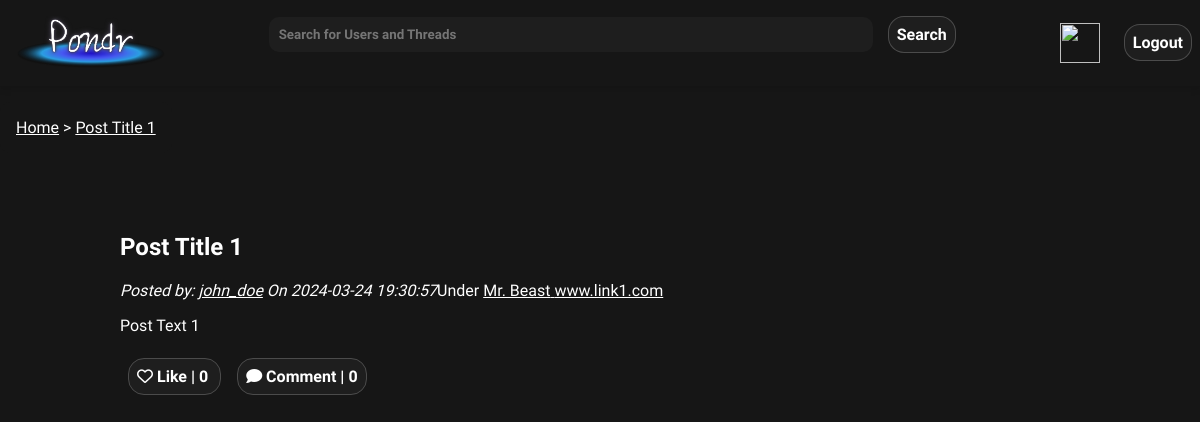
The app's page /pages/thread.php?postId=1 (signed in) with its own data.
### tables this page shows
CREATE TABLE posts (
    postId INT AUTO_INCREMENT,
    userId INT NOT NULL, 
    postDate DATETIME NOT NULL,  
    title VARCHAR(255) NOT NULL,
    text VARCHAR(3000) NOT NULL,  
    img VARCHAR(255),
    link VARCHAR(255),
    catId INT,
    likes INT NOT NULL DEFAULT 0,
    comment INT NOT NULL DEFAULT 0,
    PRIMARY KEY(postId,userId),
    FOREIGN KEY(userId) REFERENCES users(userId)
        ON DELETE CASCADE,
    FOREIGN KEY(catId) REFERENCES categories(catId)
        ON DELETE CASCADE
    
);

CREATE TABLE users (
    userId INT AUTO_INCREMENT,
    utype BIT(1) NOT NULL,  
    fName VARCHAR(255) NOT NULL,
    lName VARCHAR(255) NOT NULL,
    uName VARCHAR(255) NOT NULL UNIQUE,
    email VARCHAR(255) NOT NULL UNIQUE,
    pass VARCHAR(255) NOT NULL,
    bio VARCHAR(1000) NOT NULL,  
    pfp VARCHAR(255),
    recoveryKey VARCHAR(255) NOT NULL,
    PRIMARY KEY(userId)
);

CREATE TABLE categories (
    catId INT AUTO_INCREMENT,
    userId INT NOT NULL,
    name VARCHAR(255) NOT NULL,
    description VARCHAR(255),
    count INT NOT NULL DEFAULT 0,  
    PRIMARY KEY(catId),
    FOREIGN KEY(userId) REFERENCES users(userId)
        ON DELETE CASCADE
);

### public/pages/thread.php (the view, shortened to what this page needs)
<?php
if (isset ($_GET['postId'])) {
    $postId = $_GET['postId'];
} else {
    exit (header("Location: ../index.php"));
}
?>
<!DOCTYPE html>
<html lang="en">
    <head>
        <link rel="stylesheet" href="../css/styles.css">
        <link rel="stylesheet" href="../css/threads.css">
    </head>
    <body>
        <?php require_once '../scripts/header.php'; ?>
        <?php require_once '../scripts/breadcrumbs.php'; ?>
        <main class="column-container margin-down">
            <div class="thread-container">
                <?php
                 $sql = "SELECT p.postId, p.userId, p.postDate, p.title, p.text, p.img, u.uName AS userName, c.name, c.catId, p.link FROM posts p JOIN users u ON p.userId = u.userId LEFT OUTER JOIN categories c ON p.catId=c.catId WHERE p.postId = ?";
                $prstmt = $conn->prepare($sql);
                $prstmt->bind_param("i", $postId);
                $prstmt->execute();
                $prstmt->bind_result($postId, $userId, $postDate, $postTitle, $postText, $postImg, $userName, $category, $catId,$link);
                if ($prstmt->fetch()) {
                    echo "<article>";
                    echo "<h1> $postTitle </h1>";
                    echo "<i>Posted by: <a href=\"./profile.php?uName=$userName\">$userName</a> On <time>$postDate</time></i>";
                    echo "Under <a href=\"./discussion.php?catId=$catId\">$category</a>";
                    echo "<a href=\"$link\" target=\"_blank\"> $link </a>";
                    echo "<p> $postText </p>";
                    echo " </article>";
                } else {
                    $pageTitle = 'Post';
                    require_once '../scripts/header.php';
                    echo "Post Does Not Exist";
                }
                ?>
                <div id="icon-buttons">
                    <a href="" class="link-button" id="like-button"><i class="fa-regular fa-heart"></i> Like | <span
                            id="like-count"> 0 </span></a>
                    <a href="" class="link-button" id="add-comment" ><i class="fa-solid fa-comment" ></i> Comment | <span
                            id="comment-count"> 0 </span> </a>
                </div>
            </div>
        </main>
    </body>
</html>

### public/css/styles.css (style rules this page uses)
:root { --background-color: #161616; --navbar-dark: linear-gradient(145deg, #0A0A0A, #161616); --button-border: rgba(255, 255, 255, 0.2); --text-color: #ffffff; --button-hover-bg: #2A2A2A; --input-background: #1E1E1E; --input-hover: rgba(255, 255, 255, 0.1); --highlight-color: #3A7FFB; --box-shadow: 0 4px 6px rgba(0, 0, 0, 0.1); --pondr-font: 'Quicksand', sans-serif; }
a { color: white; }
body { margin: 0; padding: 0; font-family: var(--pondr-font); background-color: var(--background-color); color:var(--text-color); transition: all 0.2s ease; }
input[type="text"], input[type="password"], input[type="email"], button, .link-button, .form-button, .form-container textarea, .form-container select { font-family: var(--pondr-font); background-color: var(--input-background); color: var(--text-color); border: 0.1em solid var(--button-border); border-radius: 1em; transition: all 0.3s ease-in; padding: 0.5em; text-decoration: none; margin: 0em 0.5em; font-weight:bold; outline: none; }
.margin-down { margin-top: 2vw; align-items:flex-start; margin-bottom: 5em; }
.column-container { display: flex; flex-direction: column; align-items: center; height: 94vh; }

### public/css/threads.css (style rules this page uses)
.thread-container { width: 80%; padding: 1em 2em; }
#icon-buttons { margin-top: 2em; }

### records on screen
posts: title "Post Title 1", userId.uName "john_doe", postDate "2024-03-24 19:30:57", catId.name "Mr. Beast", link "www.link1.com", text "Post Text 1"

### other values on screen
$title "Home"
$title "Post Title 1"
